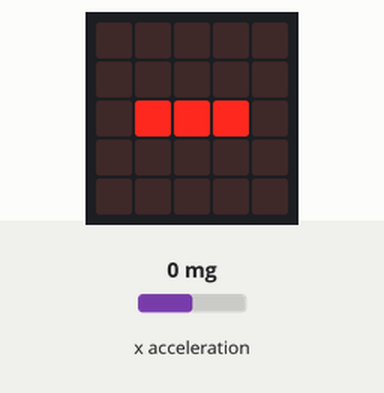
This program was run on a simulated BBC micro:bit running MicroPython. On the bench: the board's 5×5 LED display. The inputs (shaded band) are chosen by the test bench; at power-on: x acceleration 0 mg.

Above: at 1.2 s.
1.3 s: x acceleration set to -37 mg
2.8 s: x acceleration set to -46 mg
At 4.0 s:
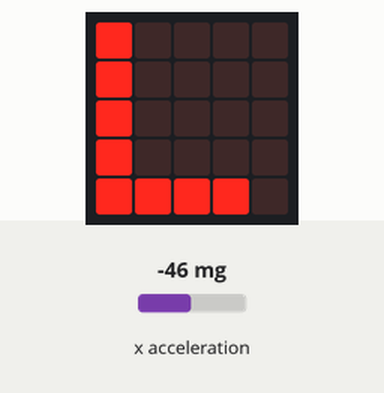
4.3 s: x acceleration set to 750 mg
At 5.3 s:
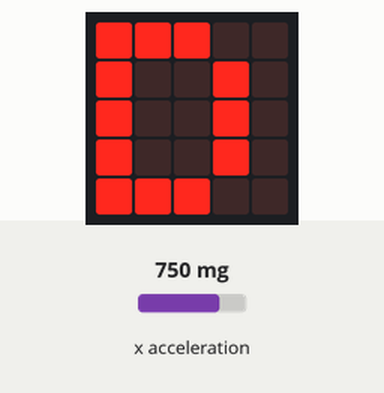
5.8 s: x acceleration set to -1440 mg
At 6.5 s:
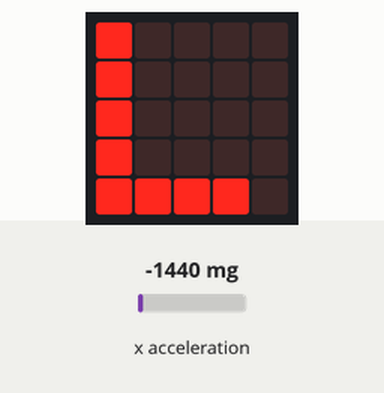
7.3 s: x acceleration set to 1440 mg
At 7.6 s:
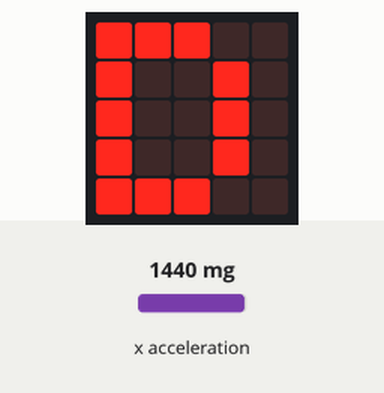
Timing chart, 0 to 9.8 s (numbered marks = the images above; inputs shaded):
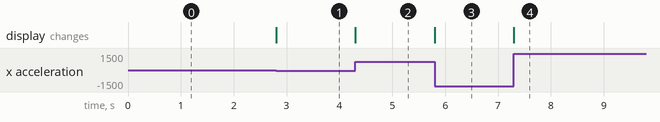

The program:

nagib.py
```python
from microbit import *

while True:
    naklon = accelerometer.get_x()
    if naklon > 40:
        display.show("D")
    elif naklon < -40:
        display.show("L")
    else:
        display.show("-")
```

Measured:
- the behaviour switches between -40 and -41 mg on x acceleration (found by bisection; images 0 and 1)
- after the input at 1.3 s, every drawn part: stays the same
- after the input at 2.8 s, the display: changes at once (image 1)
- after the input at 4.3 s, the display: changes at once (image 2)
- after the input at 5.8 s, the display: changes at once (image 3)
- after the input at 7.3 s, the display: changes at once (image 4)
